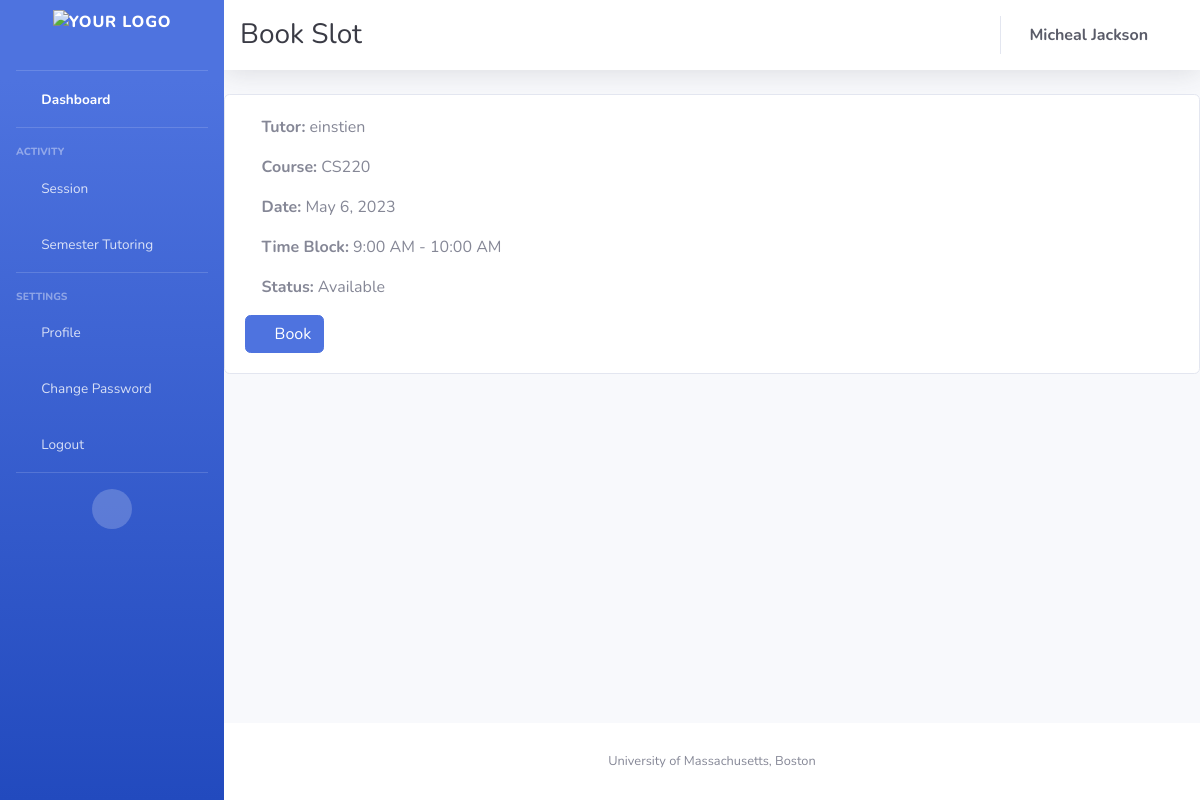
/bookingpage/31 (signed in), run on an earlier commit of the app's database.
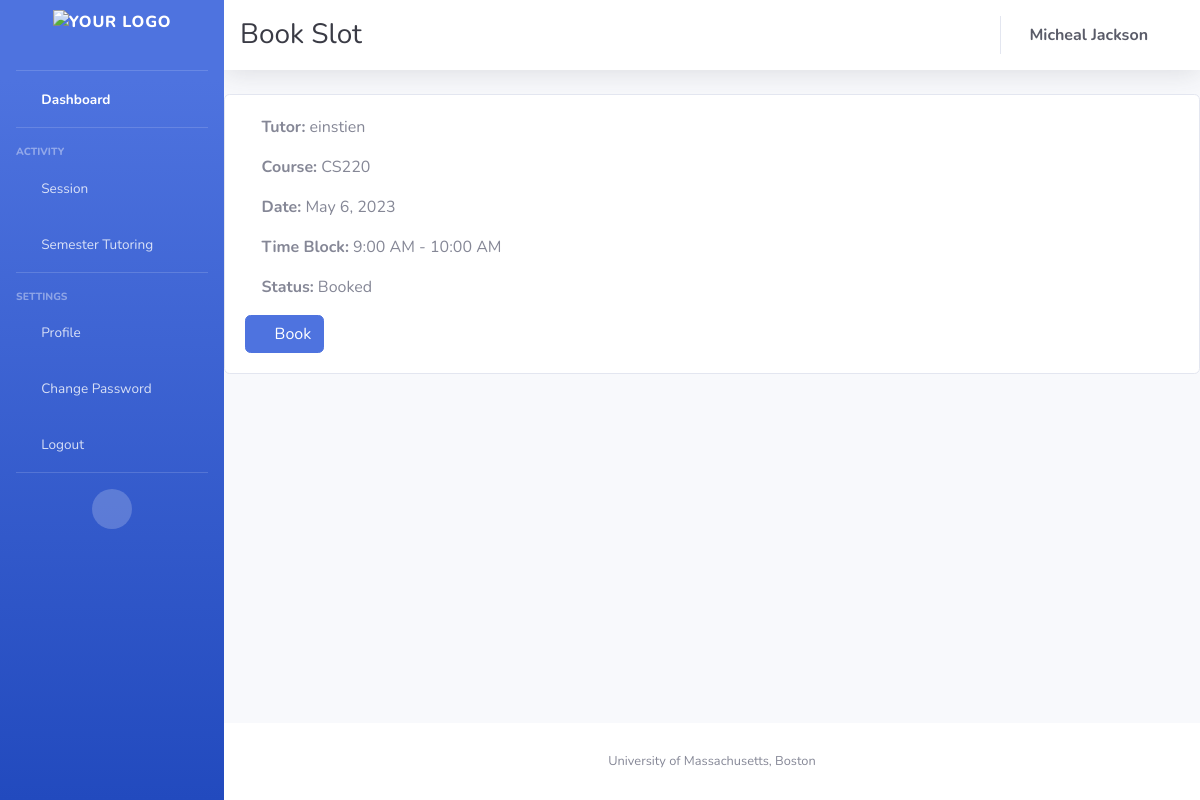
And on a later commit of the database.
### appusers/models.py (models this page shows, shortened)
class Availability(models.Model):
    tutor = models.ForeignKey(Tutor, on_delete=models.CASCADE, null=True, blank=True, related_name='availabilities')
    date = models.DateField()
    timeblock = models.CharField(max_length=1, choices=TIMEBLOCK_CHOICES)
    booked_by = models.ForeignKey(Student, on_delete=models.SET_NULL, null=True, blank=True,
                                  related_name='booked_slots')
    course = models.ForeignKey(Course, on_delete=models.CASCADE)
    status = models.CharField(max_length=1, choices=STATUS_CHOICES)
    semester = models.CharField(max_length=25, null=True)

class Tutor(models.Model):
    user = models.OneToOneField(User, on_delete=models.CASCADE)
    courses = models.ManyToManyField(Course, related_name='tutors')
    profile_picture = models.URLField(default='static/images/favicons/Blue_logo.png')
    def __str__(self):
        return self.user.username

class Course(models.Model):
    c_name = models.CharField(max_length=100)
    c_code = models.CharField(max_length=50, unique=True, null=False)
    def __str__(self):
        return self.c_name

### appusers/views.py (the view, shortened to what this page needs)
# urls.py: path('bookingpage/<int:availability_id>',book_slots , name='booking_page'),
@login_required
def book_slots(request, availability_id):
    availability = get_object_or_404(Availability, id=availability_id)
    if request.user.is_superuser:
        students = Student.objects.all()
        return render(request, 'booking_page.html', {'slot': availability, 'students': students})
    else:
        return render(request, 'booking_page.html', {'slot': availability})

### templates/booking_page.html (shortened to what this page needs)
{% extends "base.html" %}
{% block top_heading %}
    <h1 class="h3 mb-0 text-gray-900"></i> Book Slot</h1>
{% endblock %}
{% block content %}
    <div class="card">
        <div class="card-body">
            <p class="card-text"><i class="fas fa-chalkboard-teacher"></i> <strong>Tutor:</strong> {{ slot.tutor }}</p>
            <p class="card-text"><i class="fas fa-book"></i> <strong>Course:</strong> {{ slot.course }}</p>
            <p class="card-text"><i class="fas fa-calendar-alt"></i> <strong>Date:</strong> {{ slot.date }}</p>
            <p class="card-text"><i class="fas fa-clock"></i> <strong>Time Block:</strong> {{ slot.get_timeblock_display }}</p>
            <p class="card-text"><i class="fas fa-check-circle"></i> <strong>Status:</strong> {{ slot.get_status_display }}</p>
            {% if user.is_authenticated %}
                {% if user.is_superuser %}
                    <form method="POST" class="mt-3">
                        {% csrf_token %}
                        <div class="form-group">
                            <label for="student"><i class="fas fa-user-graduate"></i> Student:</label>
                            <select name="student" id="student" class="form-control">
                                <option value="">---Select Student---</option>
                                {% for student in slot.course.students.all %}
                                    <option value="{{ student.id }}">{{ student }}</option>
                                {% endfor %}
                            </select>
                        </div>
                        <button type="submit" class="btn btn-primary" onclick="return confirm('Are you sure you want to assign this slot?')"><i class="fas fa-user-plus"></i> Assign Student</button>
                    </form>
                {% else %}
                    <form method="POST" class="mt-3">
                        <button type="submit" class="btn btn-primary" onclick="return confirm('Are you sure you want to book this slot?')"><i class="fas fa-calendar-plus"></i> Book</button>
                    </form>
                {% endif %}
            {% else %}
                <p class="card-text mt-3">Please <a href="{% url 'login' %}">log in</a> or <a href="{% url 'register' %}">register</a> to book this slot.</p>
            {% endif %}
        </div>
    </div>
{% endblock %}

### templates/base.html (shortened to what this page needs)
{% load static %}
<!DOCTYPE html>
<html lang="en">
<head>
    <link href="{% static 'vendor/fontawesome-free/css/all.min.css' %}" rel="stylesheet" type="text/css">
    <link href="{% static 'css/sb-admin-2.min.css' %}" rel="stylesheet">
</head>
<body id="page-top">
<div id="wrapper">
    <ul class="navbar-nav bg-gradient-primary sidebar sidebar-dark accordion" id="accordionSidebar">
        <a class="sidebar-brand d-flex align-items-center justify-content-center" href="{% url 'home' %}">
            <img src="{% static 'images/favicons/New UMB logo Black w lockup.png' %}" alt="Your Logo" height="50">
        </a>
        <hr class="sidebar-divider my-0">
        <li class="nav-item active">
            <a class="nav-link" href="{% url 'home' %}">
                <i class="fas fa-fw fa-tachometer-alt"></i>
                <span>Dashboard</span></a>
        </li>
        <hr class="sidebar-divider">
        <div class="sidebar-heading">
            Activity
        </div>
        <li class="nav-item">
            <a class="nav-link collapsed" href="#" data-toggle="collapse" data-target="#collapseTwo"
               aria-expanded="true" aria-controls="collapseTwo">
                <i class="fas fa-fw fa-cog"></i>
                <span>Session</span>
            </a>
        </li>
        <li class="nav-item">
            <a class="nav-link collapsed" href="#" data-toggle="collapse" data-target="#collapseUtilities"
               aria-expanded="true" aria-controls="collapseUtilities">
                <i class="fas fa-fw fa-list"></i>
                <span>Semester Tutoring</span>
            </a>
        </li>
        <hr class="sidebar-divider">
        <div class="sidebar-heading">
            Settings
        </div>
        <li class="nav-item ">
            <a class="nav-link" href="{% url 'profile' %}">
                <i class="fas fa-fw fa-user"></i>
                <span>Profile</span></a>
        </li>
        <li class="nav-item ">
            <a class="nav-link" href="{% url 'change_password' %}">
                <i class="fas fa-fw fa-cogs"></i>
                <span>Change Password</span></a>
        </li>
        <li class="nav-item ">
            <a class="nav-link" data-toggle="modal" data-target="#logoutModal" href="{% url 'logout' %}">
                <i class="fas fa-fw fa-sign-out-alt"></i>
                <span>Logout</span></a>
        </li>
        <hr class="sidebar-divider d-none d-md-block">
        <div class="text-center d-none d-md-inline">
            <button class="rounded-circle border-0" id="sidebarToggle"></button>
        </div>
    </ul>
    <div id="content-wrapper" class="d-flex flex-column">
        <div id="content">
            <nav class="navbar navbar-expand navbar-light bg-white topbar mb-4 static-top shadow">
                {% block top_heading %}{% endblock %}
                <ul class="navbar-nav ml-auto">
                    <li class="nav-item dropdown no-arrow">
                        <a class="nav-link">
                            <span class="mr-4 font-weight-bold d-none d-lg-inline text-gray-800 ">{{ user.first_name}} {{ user.last_name}}</span>
                        </a>
                    </li>
                </ul>
            </nav>
            {% block content %}{% endblock %}
        </div>
        <footer class="sticky-footer bg-white">
            <div class="container my-auto">
                <div class="copyright text-center my-auto">
                    <span>University of Massachusetts, Boston</span>
                </div>
            </div>
        </footer>
    </div>
</div>
</body>
</html>

What changed in the data, as far as the page shows it:
changed Availability "9:00 AM - 10:00 AM": status "Available" → "Booked"
